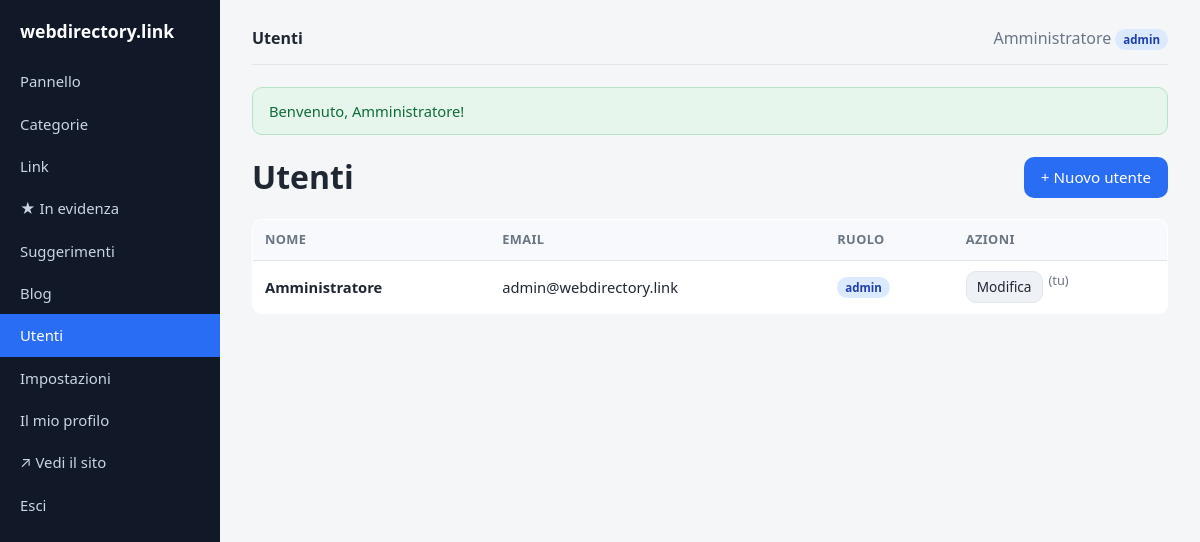
Page /admin/users (signed in) on the committed database.
### tables this page shows
CREATE TABLE `settings` (
  `key`   VARCHAR(64) NOT NULL,
  `value` TEXT NULL,
  PRIMARY KEY (`key`)
);

CREATE TABLE `users` (
  `id`            INT UNSIGNED NOT NULL AUTO_INCREMENT,
  `name`          VARCHAR(120) NOT NULL,
  `email`         VARCHAR(190) NOT NULL,
  `password_hash` VARCHAR(255) NOT NULL,
  `role`          ENUM('admin','editor') NOT NULL DEFAULT 'editor',
  `active`        TINYINT(1) NOT NULL DEFAULT 1,
  `created_at`    DATETIME NOT NULL DEFAULT CURRENT_TIMESTAMP,
  PRIMARY KEY (`id`),
  UNIQUE KEY `uq_users_email` (`email`)
);

### app/helpers.php (called while the page is built, shortened)
<?php
function e(?string $v): string
{
    return htmlspecialchars((string) $v, ENT_QUOTES | ENT_SUBSTITUTE, 'UTF-8');
}
function setting(string $key, string $default = ''): string
{
    return Setting::get($key, $default);
}
function url(string $path = ''): string
{
    global $CONFIG;
    $base = rtrim($CONFIG['site']['base_url'] ?? '', '/');
    $path = '/' . ltrim($path, '/');
    return $base . ($path === '/' ? '/' : $path);
}
function current_user(): ?array
{
    return $_SESSION['user'] ?? null;
}
function is_admin(): bool
{
    $u = current_user();
    return $u !== null && ($u['role'] ?? '') === 'admin';
}
function take_flash(): array
{
    $f = $_SESSION['flash'] ?? [];
    return $f;
}
function view(string $view, array $data = [], string $layout = 'layout'): void
{
    extract($data, EXTR_SKIP);
    require APP_PATH . '/views/' . $view . '.php';
    $content = ob_get_clean();
    require APP_PATH . '/views/partials/' . $layout . '.php';
}

### app/controllers/AdminController.php (called while the page is built, shortened)
<?php
class AdminController
{
    public static function users(): void
    {
        self::render('admin/users', [
            'title' => 'Utenti',
            'users' => User::all(),
        ]);
    }
    private static function render(string $view, array $data): void
    {
        $data['pending_badge'] = Link::pendingCount();
        view($view, $data, 'admin_layout');
    }
}

### app/config.php (called while the page is built)
<?php
return [
    'db' => [
        'driver'  => getenv('DB_DRIVER') ?: 'mysql',
        'host'    => getenv('DB_HOST') ?: '127.0.0.1',
        'name'    => getenv('DB_NAME') ?: 'dircms',
        'user'    => getenv('DB_USER') ?: 'root',
        'pass'    => getenv('DB_PASS') ?: '',
        'charset' => 'utf8mb4',
    ],
    'site' => [
        'name'     => 'webdirectory.link',
        'base_url' => '',
        'url'      => getenv('SITE_URL') ?: 'https://webdirectory.link',
        'email'    => 'info@webdirectory.link',
        'owner'    => '',
    ],
    'per_page' => 20,
    'adsense' => [
        'client' => getenv('ADSENSE_CLIENT') ?: '',
        'slot'   => getenv('ADSENSE_SLOT') ?: '',
    ],
    'antispam' => [
        'enabled'  => true,
        'min_secs' => 3,
    ],
    'describe' => [
        'meta_enabled' => true,
        'ai_enabled'   => (bool) (getenv('ANTHROPIC_API_KEY')),
        'ai_api_key'   => getenv('ANTHROPIC_API_KEY') ?: '',
        'ai_model'     => 'claude-haiku-4-5',
    ],
];

### app/models/User.php (called while the page is built, shortened)
<?php
class User
{
    public static function db(): PDO
    {
        return Database::pdo();
    }
    public static function all(): array
    {
        return self::db()->query('SELECT * FROM users ORDER BY name')->fetchAll();
    }
}

### app/Database.php (called while the page is built, shortened)
<?php
class Database
{
    private static ?PDO $pdo = null;
    public static function connect(array $cfg): PDO
    {
        $dsn = sprintf(
            'mysql:host=%s;dbname=%s;charset=%s',
            $cfg['host'],
            $cfg['name'],
            $cfg['charset']
        );
        self::$pdo = new PDO($dsn, $cfg['user'], $cfg['pass'], [
            PDO::ATTR_ERRMODE            => PDO::ERRMODE_EXCEPTION,
            PDO::ATTR_DEFAULT_FETCH_MODE => PDO::FETCH_ASSOC,
            PDO::ATTR_EMULATE_PREPARES   => false,
        ]);
        return self::$pdo;
    }
    public static function pdo(): PDO
    {
        return self::$pdo;
    }
}

### app/models/Setting.php (called while the page is built, shortened)
<?php
class Setting
{
    private static ?array $cache = null;
    private static function load(): array
    {
        self::$cache = [];
        try {
            $rows = Database::pdo()->query('SELECT `key`,`value` FROM settings');
            foreach ($rows as $r) {
                self::$cache[$r['key']] = $r['value'];
            }
        } catch (Throwable $e) {
        }
        return self::$cache;
    }
    public static function get(string $key, string $default = ''): string
    {
        $all = self::load();
        $v = $all[$key] ?? null;
        return ($v === null || $v === '') ? $default : $v;
    }
}

### app/views/admin/users.php (the view)
<?php  $me = current_user(); ?>
<div class="page-head">
  <h1 style="margin:0">Utenti</h1>
  <a class="btn" href="<?= e(url('/admin/users/create')) ?>">+ Nuovo utente</a>
</div>
<table class="data">
  <thead><tr><th>Nome</th><th>Email</th><th>Ruolo</th><th>Azioni</th></tr></thead>
  <tbody>
    <?php foreach ($users as $u): ?>
      <tr>
        <td><strong><?= e($u['name']) ?></strong></td>
        <td><?= e($u['email']) ?></td>
        <td><span class="badge <?= e($u['role']) ?>"><?= e($u['role']) ?></span></td>
        <td class="actions-cell">
          <a class="btn small secondary" href="<?= e(url('/admin/users/' . $u['id'] . '/edit')) ?>">Modifica</a>
          <?php if (!$me || (int)$me['id'] !== (int)$u['id']): ?>
            <form method="post" action="<?= e(url('/admin/users/' . $u['id'] . '/delete')) ?>"
                  onsubmit="return confirm('Eliminare l\'utente <?= e($u['name']) ?>?');">
              <?= csrf_field() ?>
              <button class="btn small danger" type="submit">Elimina</button>
            </form>
          <?php else: ?>
            <span class="muted" style="font-size:.8rem">(tu)</span>
          <?php endif; ?>
        </td>
      </tr>
    <?php endforeach; ?>
  </tbody>
</table>

### public/index.php (shortened to what this page needs)
<?php
$configFile = APP_PATH . '/config.php';
$CONFIG = require $configFile;
require APP_PATH . '/Database.php';
require APP_PATH . '/helpers.php';
require APP_PATH . '/Describe.php';
require APP_PATH . '/models/User.php';
require APP_PATH . '/models/Setting.php';
require APP_PATH . '/controllers/AdminController.php';
$uri = parse_url($_SERVER['REQUEST_URI'] ?? '/', PHP_URL_PATH) ?? '/';
$uri = '/' . trim(rawurldecode($uri), '/');
$method = $_SERVER['REQUEST_METHOD'] ?? 'GET';
foreach ($routes as [$rMethod, $pattern, $handler]) {
    if ($rMethod === $method && preg_match($pattern, $uri, $m)) {
        array_shift($m);
        $handler(...$m);
        exit;
    }
}

### app/views/partials/admin_layout.php (shortened to what this page needs)
<?php
$siteName = setting('site_name', $CONFIG['site']['name'] ?? 'Directory');
$flash = take_flash();
$u = current_user();
$uri = parse_url($_SERVER['REQUEST_URI'] ?? '/', PHP_URL_PATH) ?? '';
$nav = function (string $path) use ($uri): string {
    return str_contains($uri, $path) ? 'active' : '';
};
?><!DOCTYPE html>
<html lang="it">
<head>
  <link rel="stylesheet" href="<?= e(url('assets/css/style.css')) ?>">
</head>
<body>
<div class="admin-shell">
  <nav class="admin-nav">
    <a class="brand" href="<?= e(url('/admin')) ?>"><?= e($siteName) ?></a>
    <a class="<?= $uri === url('/admin') || $uri === '/admin' ? 'active' : '' ?>" href="<?= e(url('/admin')) ?>">Pannello</a>
    <a class="<?= $nav('/admin/categories') ?>" href="<?= e(url('/admin/categories')) ?>">Categorie</a>
    <a class="<?= $nav('/admin/links') ?>" href="<?= e(url('/admin/links')) ?>">Link</a>
    <a class="<?= $nav('/admin/featured') ?>" href="<?= e(url('/admin/featured')) ?>">★ In evidenza</a>
    <a class="<?= $nav('/admin/suggestions') ?>" href="<?= e(url('/admin/suggestions')) ?>">
      Suggerimenti
    </a>
    <a class="<?= $nav('/admin/posts') ?>" href="<?= e(url('/admin/posts')) ?>">Blog</a>
    <?php if (is_admin()): ?>
      <a class="<?= $nav('/admin/users') ?>" href="<?= e(url('/admin/users')) ?>">Utenti</a>
      <a class="<?= $nav('/admin/settings') ?>" href="<?= e(url('/admin/settings')) ?>">Impostazioni</a>
    <?php endif; ?>
    <a class="<?= $nav('/admin/profile') ?>" href="<?= e(url('/admin/profile')) ?>">Il mio profilo</a>
    <a href="<?= e(url('/')) ?>">↗ Vedi il sito</a>
    <a href="<?= e(url('/logout')) ?>">Esci</a>
  </nav>
  <div class="admin-main">
    <div class="admin-topbar">
      <strong><?= e($title ?? '') ?></strong>
      <span class="muted">
        <?= e($u['name'] ?? '') ?>
        <span class="badge <?= e($u['role'] ?? 'editor') ?>"><?= e($u['role'] ?? '') ?></span>
      </span>
    </div>
    <?php if (!empty($flash['success'])): ?>
      <div class="alert success"><?= e($flash['success']) ?></div>
    <?php endif; ?>
    <?= $content ?>
  </div>
</div>
</body>
</html>

### assets/css/style.css (style rules this page uses)
:root { --bg:#f5f6f8; --panel:#ffffff; --ink:#1f2733; --muted:#6b7684; --brand:#2a6df5; --brand-dark:#1a52c9; --border:#e2e6ec; --ok:#1f9d55; --warn:#d97706; --danger:#dc2626; --pending:#fff7ed; --radius:10px; --shadow:0 1px 3px rgba(20,30,50,.08); }
* { box-sizing:border-box }
body { margin:0; font-family:system-ui,-apple-system,"Segoe UI",Roboto,Helvetica,Arial,sans-serif; color:var(--ink); background:var(--bg); line-height:1.5; }
a { color:var(--brand); text-decoration:none }
.btn { display:inline-block; padding:8px 16px; border-radius:var(--radius); border:1px solid transparent; background:var(--brand); color:#fff; font-size:.95rem; cursor:pointer; font-family:inherit; }
.btn.small { padding:5px 10px; font-size:.85rem }
.btn.secondary { background:#eef1f6; color:var(--ink); border-color:var(--border) }
.alert { padding:12px 16px; border-radius:var(--radius); margin-bottom:18px; font-size:.92rem }
.alert.success { background:#e7f6ed; color:#0f6b38; border:1px solid #b7e3c6 }
.badge { display:inline-block; padding:2px 8px; border-radius:999px; font-size:.72rem; font-weight:600 }
.badge.admin { background:#dbeafe; color:#1e40af }
table.data { width:100%; border-collapse:collapse; background:var(--panel); border:1px solid var(--border); border-radius:var(--radius); overflow:hidden }
table.data th, table.data td { padding:10px 12px; text-align:left; border-bottom:1px solid var(--border); font-size:.92rem }
table.data th { background:#f7f9fc; font-size:.8rem; text-transform:uppercase; letter-spacing:.03em; color:var(--muted) }
table.data tr:last-child td { border-bottom:0 }
.actions-cell { white-space:nowrap; display:flex; gap:6px }
.muted { color:var(--muted) }
h1 { margin-top:0 }
.page-head { display:flex; justify-content:space-between; align-items:center; gap:12px; flex-wrap:wrap; margin-bottom:18px }
.admin-shell { display:flex; min-height:100vh }
.admin-nav { width:220px; background:#111827; color:#cbd5e1; padding:18px 0; flex-shrink:0 }
.admin-nav .brand { color:#fff; font-weight:700; padding:0 20px 16px; font-size:1.1rem; display:block }
.admin-nav a { display:flex; justify-content:space-between; align-items:center; color:#cbd5e1; padding:10px 20px; font-size:.93rem }
.admin-nav a.active { background:var(--brand); color:#fff }
.admin-main { flex:1; padding:26px 32px; max-width:100% }
.admin-topbar { display:flex; justify-content:space-between; align-items:center; margin-bottom:22px; padding-bottom:14px; border-bottom:1px solid var(--border) }

### rows in the picture
settings: value "webdirectory.link"
users: name "Amministratore", role "admin", email "admin@webdirectory.link", shows "(tu)"
